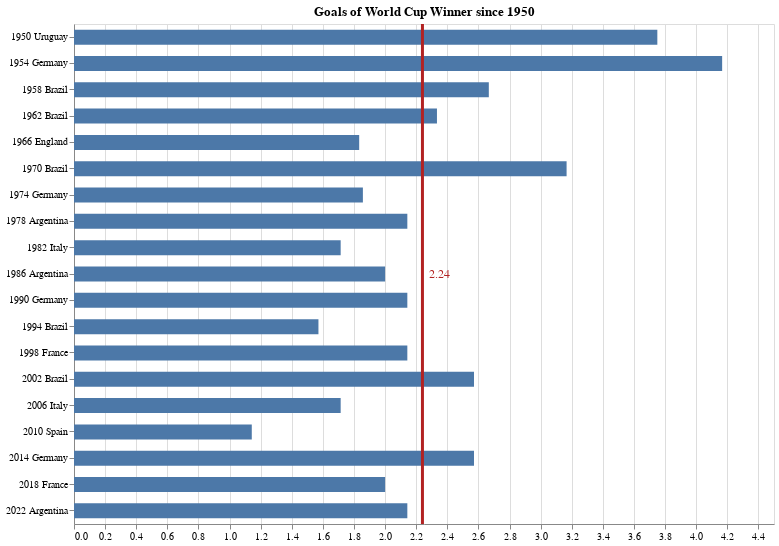

This figure's notebook cell:
### Markdown cell above
**Description of the visualization (interactivity):**
1. When hovering over bars, the associated average score will show up as tooltips. <br>
<img src="https://raw.githubusercontent.com/grill/SI649-hw-interaction/main/line_tooltip.gif?raw=true" alt="drawing" width="500"/>
2. Brushing over the bars will change the opacity of the bars.
3. Brushing over the bars will generate different average score value lines. <br>
<img src="https://raw.githubusercontent.com/grill/SI649-hw-interaction/main/line_hover.gif?raw=true" alt="drawing" width="500"/>

### Code cell
##TODO: replicate vis 1 
df_goals_winners_per_match_filtered = df_goals_winners_per_match[df_goals_winners_per_match['team'] == df_goals_winners_per_match['winner']]

##base chart (define calculated and aggregated fields needed across all charts)
barchart1_1 = alt.Chart(df_goals_winners_per_match_filtered).transform_aggregate(
    mean_goals='mean(score)',
    groupby=['winner', 'year'] 
).transform_calculate(
    winner_year='datum.year + " " + datum.winner'
).mark_bar(opacity=0.6, height=15).encode(
    alt.X('mean_goals:Q', axis=alt.Axis(labels=True, title=None)),
    alt.Y('winner_year:N', axis=alt.Axis(labels=True, title=None)),
    alt.Tooltip('mean_goals:Q', format='.2f')
).properties(
    title='Goals of World Cup Winner since 1950',
    height = 500,
    width = 700,
)

##Create selections
selection1 = alt.selection_interval(encodings=["y"])
condition1 = alt.condition(selection1, alt.value(1.0), alt.value(0.6))

##Static Component - Bars

##Static Component - Vertical Line
vline1_1 = (
    alt.Chart(df_goals_winners_per_match_filtered)
    .transform_calculate(
        winner_year='datum.year + " " + datum.winner'
    )
    .transform_filter(selection1)          # 只過濾被選到的資料
    .transform_aggregate(
        mean_score='mean(score)'
    )
    .mark_rule(size=3, color="firebrick")
    .encode(
        alt.X('mean_score:Q')
    )
)
##Static Component - Text

text1_1 = (
    vline1_1
    .mark_text(
        color='firebrick',
        fontSize=12,
        align='left',
        dx=7
    )
    .encode(
        alt.Text('mean_score:Q', format='.2f')
    )
)

##Put all together
barchart1_2 = barchart1_1.add_params(selection1).encode(
    opacity = condition1
)


final_viz1 = barchart1_2 + vline1_1 + text1_1
final_viz1

### Figure 1 — Vega-Lite specification as saved in the notebook (floating-point values rounded to 4 significant figures)
{"$schema": "https://vega.github.io/schema/vega-lite/v5.20.1.json", "config": {"view": {"continuousHeight": 300, "continuousWidth": 300}}, "data": {"name": "data-21dc8d41befda26a4a19c35277ab92c0"}, "datasets": {"data-21dc8d41befda26a4a19c35277ab92c0": [{"match_id": "M-1950-15", "score": 8, "team": "Uruguay", "tournament_id": "WC-1950", "winner": "Uruguay", "year": 1950}, {"match_id": "M-1950-18", "score": 2, "team": "Uruguay", "tournament_id": "WC-1950", "winner": "Uruguay", "year": 1950}, {"match_id": "M-1950-20", "score": 3, "team": "Uruguay", "tournament_id": "WC-1950", "winner": "Uruguay", "year": 1950}, {"match_id": "M-1950-22", "score": 2, "team": "Uruguay", "tournament_id": "WC-1950", "winner": "Uruguay", "year": 1950}, {"match_id": "M-1954-07", "score": 4, "team": "Germany", "tournament_id": "WC-1954", "winner": "Germany", "year": 1954}, {"match_id": "M-1954-13", "score": 3, "team": "Germany", "tournament_id": "WC-1954", "winner": "Germany", "year": 1954}, {"match_id": "M-1954-17", "score": 7, "team": "Germany", "tournament_id": "WC-1954", "winner": "Germany", "year": 1954}, {"match_id": "M-1954-22", "score": 2, "team": "Germany", "tournament_id": "WC-1954", "winner": "Germany", "year": 1954}, {"match_id": "M-1954-24", "score": 6, "team": "Germany", "tournament_id": "WC-1954", "winner": "Germany", "year": 1954}, {"match_id": "M-1954-26", "score": 3, "team": "Germany", "tournament_id": "WC-1954", "winner": "Germany", "year": 1954}, {"match_id": "M-1958-07", "score": 3, "team": "Brazil", "tournament_id": "WC-1958", "winner": "Brazil", "year": 1958}, {"match_id": "M-1958-14", "score": 0, "team": "Brazil", "tournament_id": "WC-1958", "winner": "Brazil", "year": 1958}, {"match_id": "M-1958-23", "score": 2, "team": "Brazil", "tournament_id": "WC-1958", "winner": "Brazil", "year": 1958}, {"match_id": "M-1958-28", "score": 1, "team": "Brazil", "tournament_id": "WC-1958", "winner": "Brazil", "year": 1958}, {"match_id": "M-1958-32", "score": 5, "team": "Brazil", "tournament_id": "WC-1958", "winner": "Brazil", "year": 1958}, {"match_id": "M-1958-35", "score": 5, "team": "Brazil", "tournament_id": "WC-1958", "winner": "Brazil", "year": 1958}, {"match_id": "M-1962-03", "score": 2, "team": "Brazil", "tournament_id": "WC-1962", "winner": "Brazil", "year": 1962}, {"match_id": "M-1962-11", "score": 0, "team": "Brazil", "tournament_id": "WC-1962", "winner": "Brazil", "year": 1962}, {"match_id": "M-1962-19", "score": 2, "team": "Brazil", "tournament_id": "WC-1962", "winner": "Brazil", "year": 1962}, {"match_id": "M-1962-25", "score": 3, "team": "Brazil", "tournament_id": "WC-1962", "winner": "Brazil", "year": 1962}, {"match_id": "M-1962-29", "score": 4, "team": "Brazil", "tournament_id": "WC-1962", "winner": "Brazil", "year": 1962}, {"match_id": "M-1962-32", "score": 3, "team": "Brazil", "tournament_id": "WC-1962", "winner": "Brazil", "year": 1962}, {"match_id": "M-1966-01", "score": 0, "team": "England", "tournament_id": "WC-1966", "winner": "England", "year": 1966}, {"match_id": "M-1966-16", "score": 2, "team": "England", "tournament_id": "WC-1966", "winner": "England", "year": 1966}, {"match_id": "M-1966-21", "score": 2, "team": "England", "tournament_id": "WC-1966", "winner": "England", "year": 1966}, {"match_id": "M-1966-25", "score": 1, "team": "England", "tournament_id": "WC-1966", "winner": "England", "year": 1966}, {"match_id": "M-1966-30", "score": 2, "team": "England", "tournament_id": "WC-1966", "winner": "England", "year": 1966}, {"match_id": "M-1966-32", "score": 4, "team": "England", "tournament_id": "WC-1966", "winner": "England", "year": 1966}, {"match_id": "M-1970-07", "score": 4, "team": "Brazil", "tournament_id": "WC-1970", "winner": "Brazil", "year": 1970}, {"match_id": "M-1970-15", "score": 1, "team": "Brazil", "tournament_id": "WC-1970", "winner": "Brazil", "year": 1970}, {"match_id": "M-1970-19", "score": 3, "team": "Brazil", "tournament_id": "WC-1970", "winner": "Brazil", "year": 1970}, {"match_id": "M-1970-25", "score": 4, "team": "Brazil", "tournament_id": "WC-1970", "winner": "Brazil", "year": 1970}, {"match_id": "M-1970-29", "score": 3, "team": "Brazil", "tournament_id": "WC-1970", "winner": "Brazil", "year": 1970}, {"match_id": "M-1970-32", "score": 4, "team": "Brazil", "tournament_id": "WC-1970", "winner": "Brazil", "year": 1970}, {"match_id": "M-1974-02", "score": 1, "team": "Germany", "tournament_id": "WC-1974", "winner": "Germany", "year": 1974}, {"match_id": "M-1974-09", "score": 3, "team": "Germany", "tournament_id": "WC-1974", "winner": "Germany", "year": 1974}, {"match_id": "M-1974-20", "score": 0, "team": "Germany", "tournament_id": "WC-1974", "winner": "Germany", "year": 1974}, {"match_id": "M-1974-25", "score": 2, "team": "Germany", "tournament_id": "WC-1974", "winner": "Germany", "year": 1974}, {"match_id": "M-1974-32", "score": 4, "team": "Germany", "tournament_id": "WC-1974", "winner": "Germany", "year": 1974}, {"match_id": "M-1974-33", "score": 1, "team": "Germany", "tournament_id": "WC-1974", "winner": "Germany", "year": 1974}, {"match_id": "M-1974-38", "score": 2, "team": "Germany", "tournament_id": "WC-1974", "winner": "Germany", "year": 1974}, {"match_id": "M-1978-04", "score": 2, "team": "Argentina", "tournament_id": "WC-1978", "winner": "Argentina", "year": 1978}, {"match_id": "M-1978-12", "score": 2, "team": "Argentina", "tournament_id": "WC-1978", "winner": "Argentina", "year": 1978}, {"match_id": "M-1978-20", "score": 0, "team": "Argentina", "tournament_id": "WC-1978", "winner": "Argentina", "year": 1978}, {"match_id": "M-1978-28", "score": 2, "team": "Argentina", "tournament_id": "WC-1978", "winner": "Argentina", "year": 1978}, {"match_id": "M-1978-32", "score": 0, "team": "Argentina", "tournament_id": "WC-1978", "winner": "Argentina", "year": 1978}, {"match_id": "M-1978-36", "score": 6, "team": "Argentina", "tournament_id": "WC-1978", "winner": "Argentina", "year": 1978}, {"match_id": "M-1978-38", "score": 3, "team": "Argentina", "tournament_id": "WC-1978", "winner": "Argentina", "year": 1978}, {"match_id": "M-1982-02", "score": 0, "team": "Italy", "tournament_id": "WC-1982", "winner": "Italy", "year": 1982}, {"match_id": "M-1982-13", "score": 1, "team": "Italy", "tournament_id": "WC-1982", "winner": "Italy", "year": 1982}, {"match_id": "M-1982-28", "score": 1, "team": "Italy", "tournament_id": "WC-1982", "winner": "Italy", "year": 1982}, {"match_id": "M-1982-39", "score": 2, "team": "Italy", "tournament_id": "WC-1982", "winner": "Italy", "year": 1982}, {"match_id": "M-1982-47", "score": 3, "team": "Italy", "tournament_id": "WC-1982", "winner": "Italy", "year": 1982}, {"match_id": "M-1982-49", "score": 2, "team": "Italy", "tournament_id": "WC-1982", "winner": "Italy", "year": 1982}, {"match_id": "M-1982-52", "score": 3, "team": "Italy", "tournament_id": "WC-1982", "winner": "Italy", "year": 1982}, {"match_id": "M-1986-04", "score": 3, "team": "Argentina", "tournament_id": "WC-1986", "winner": "Argentina", "year": 1986}, {"match_id": "M-1986-13", "score": 1, "team": "Argentina", "tournament_id": "WC-1986", "winner": "Argentina", "year": 1986}, {"match_id": "M-1986-27", "score": 2, "team": "Argentina", "tournament_id": "WC-1986", "winner": "Argentina", "year": 1986}, {"match_id": "M-1986-40", "score": 1, "team": "Argentina", "tournament_id": "WC-1986", "winner": "Argentina", "year": 1986}, {"match_id": "M-1986-47", "score": 2, "team": "Argentina", "tournament_id": "WC-1986", "winner": "Argentina", "year": 1986}, {"match_id": "M-1986-50", "score": 2, "team": "Argentina", "tournament_id": "WC-1986", "winner": "Argentina", "year": 1986}, {"match_id": "M-1986-52", "score": 3, "team": "Argentina", "tournament_id": "WC-1986", "winner": "Argentina", "year": 1986}, {"match_id": "M-1990-07", "score": 4, "team": "Germany", "tournament_id": "WC-1990", "winner": "Germany", "year": 1990}, {"match_id": "M-1990-18", "score": 5, "team": "Germany", "tournament_id": "WC-1990", "winner": "Germany", "year": 1990}, {"match_id": "M-1990-27", "score": 1, "team": "Germany", "tournament_id": "WC-1990", "winner": "Germany", "year": 1990}, {"match_id": "M-1990-40", "score": 2, "team": "Germany", "tournament_id": "WC-1990", "winner": "Germany", "year": 1990}, {"match_id": "M-1990-47", "score": 1, "team": "Germany", "tournament_id": "WC-1990", "winner": "Germany", "year": 1990}, {"match_id": "M-1990-50", "score": 1, "team": "Germany", "tournament_id": "WC-1990", "winner": "Germany", "year": 1990}, {"match_id": "M-1990-52", "score": 1, "team": "Germany", "tournament_id": "WC-1990", "winner": "Germany", "year": 1990}, {"match_id": "M-1994-09", "score": 2, "team": "Brazil", "tournament_id": "WC-1994", "winner": "Brazil", "year": 1994}, {"match_id": "M-1994-19", "score": 3, "team": "Brazil", "tournament_id": "WC-1994", "winner": "Brazil", "year": 1994}, {"match_id": "M-1994-32", "score": 1, "team": "Brazil", "tournament_id": "WC-1994", "winner": "Brazil", "year": 1994}, {"match_id": "M-1994-42", "score": 1, "team": "Brazil", "tournament_id": "WC-1994", "winner": "Brazil", "year": 1994}, {"match_id": "M-1994-46", "score": 3, "team": "Brazil", "tournament_id": "WC-1994", "winner": "Brazil", "year": 1994}, {"match_id": "M-1994-50", "score": 1, "team": "Brazil", "tournament_id": "WC-1994", "winner": "Brazil", "year": 1994}, {"match_id": "M-1994-52", "score": 0, "team": "Brazil", "tournament_id": "WC-1994", "winner": "Brazil", "year": 1994}, {"match_id": "M-1998-07", "score": 3, "team": "France", "tournament_id": "WC-1998", "winner": "France", "year": 1998}, {"match_id": "M-1998-22", "score": 4, "team": "France", "tournament_id": "WC-1998", "winner": "France", "year": 1998}, {"match_id": "M-1998-37", "score": 2, "team": "France", "tournament_id": "WC-1998", "winner": "France", "year": 1998}, {"match_id": "M-1998-51", "score": 1, "team": "France", "tournament_id": "WC-1998", "winner": "France", "year": 1998}, {"match_id": "M-1998-57", "score": 0, "team": "France", "tournament_id": "WC-1998", "winner": "France", "year": 1998}, {"match_id": "M-1998-62", "score": 2, "team": "France", "tournament_id": "WC-1998", "winner": "France", "year": 1998}, {"match_id": "M-1998-64", "score": 3, "team": "France", "tournament_id": "WC-1998", "winner": "France", "year": 1998}, {"match_id": "M-2002-10", "score": 2, "team": "Brazil", "tournament_id": "WC-2002", "winner": "Brazil", "year": 2002}, {"match_id": "M-2002-26", "score": 4, "team": "Brazil", "tournament_id": "WC-2002", "winner": "Brazil", "year": 2002}, {"match_id": "M-2002-41", "score": 5, "team": "Brazil", "tournament_id": "WC-2002", "winner": "Brazil", "year": 2002}, {"match_id": "M-2002-54", "score": 2, "team": "Brazil", "tournament_id": "WC-2002", "winner": "Brazil", "year": 2002}, {"match_id": "M-2002-57", "score": 2, "team": "Brazil", "tournament_id": "WC-2002", "winner": "Brazil", "year": 2002}, {"match_id": "M-2002-62", "score": 1, "team": "Brazil", "tournament_id": "WC-2002", "winner": "Brazil", "year": 2002}, {"match_id": "M-2002-64", "score": 2, "team": "Brazil", "tournament_id": "WC-2002", "winner": "Brazil", "year": 2002}, {"match_id": "M-2006-11", "score": 2, "team": "Italy", "tournament_id": "WC-2006", "winner": "Italy", "year": 2006}, {"match_id": "M-2006-26", "score": 1, "team": "Italy", "tournament_id": "WC-2006", "winner": "Italy", "year": 2006}, {"match_id": "M-2006-41", "score": 2, "team": "Italy", "tournament_id": "WC-2006", "winner": "Italy", "year": 2006}, {"match_id": "M-2006-53", "score": 1, "team": "Italy", "tournament_id": "WC-2006", "winner": "Italy", "year": 2006}, {"match_id": "M-2006-58", "score": 3, "team": "Italy", "tournament_id": "WC-2006", "winner": "Italy", "year": 2006}, {"match_id": "M-2006-61", "score": 2, "team": "Italy", "tournament_id": "WC-2006", "winner": "Italy", "year": 2006}, {"match_id": "M-2006-64", "score": 1, "team": "Italy", "tournament_id": "WC-2006", "winner": "Italy", "year": 2006}, {"match_id": "M-2010-16", "score": 0, "team": "Spain", "tournament_id": "WC-2010", "winner": "Spain", "year": 2010}, {"match_id": "M-2010-32", "score": 2, "team": "Spain", "tournament_id": "WC-2010", "winner": "Spain", "year": 2010}, {"match_id": "M-2010-47", "score": 2, "team": "Spain", "tournament_id": "WC-2010", "winner": "Spain", "year": 2010}, {"match_id": "M-2010-56", "score": 1, "team": "Spain", "tournament_id": "WC-2010", "winner": "Spain", "year": 2010}, {"match_id": "M-2010-60", "score": 1, "team": "Spain", "tournament_id": "WC-2010", "winner": "Spain", "year": 2010}, {"match_id": "M-2010-62", "score": 1, "team": "Spain", "tournament_id": "WC-2010", "winner": "Spain", "year": 2010}, {"match_id": "M-2010-64", "score": 1, "team": "Spain", "tournament_id": "WC-2010", "winner": "Spain", "year": 2010}, {"match_id": "M-2014-12", "score": 4, "team": "Germany", "tournament_id": "WC-2014", "winner": "Germany", "year": 2014}, {"match_id": "M-2014-28", "score": 2, "team": "Germany", "tournament_id": "WC-2014", "winner": "Germany", "year": 2014}, {"match_id": "M-2014-46", "score": 1, "team": "Germany", "tournament_id": "WC-2014", "winner": "Germany", "year": 2014}, {"match_id": "M-2014-54", "score": 2, "team": "Germany", "tournament_id": "WC-2014", "winner": "Germany", "year": 2014}, {"match_id": "M-2014-57", "score": 1, "team": "Germany", "tournament_id": "WC-2014", "winner": "Germany", "year": 2014}, {"match_id": "M-2014-61", "score": 7, "team": "Germany", "tournament_id": "WC-2014", "winner": "Germany", "year": 2014}, {"match_id": "M-2014-64", "score": 1, "team": "Germany", "tournament_id": "WC-2014", "winner": "Germany", "year": 2014}, {"match_id": "M-2018-05", "score": 2, "team": "France", "tournament_id": "WC-2018", "winner": "France", "year": 2018}, {"match_id": "M-2018-22", "score": 1, "team": "France", "tournament_id": "WC-2018", "winner": "France", "year": 2018}, {"match_id": "M-2018-38", "score": 0, "team": "France", "tournament_id": "WC-2018", "winner": "France", "year": 2018}, {"match_id": "M-2018-49", "score": 4, "team": "France", "tournament_id": "WC-2018", "winner": "France", "year": 2018}, {"match_id": "M-2018-57", "score": 2, "team": "France", "tournament_id": "WC-2018", "winner": "France", "year": 2018}, {"match_id": "M-2018-61", "score": 1, "team": "France", "tournament_id": "WC-2018", "winner": "France", "year": 2018}, {"match_id": "M-2018-64", "score": 4, "team": "France", "tournament_id": "WC-2018", "winner": "France", "year": 2018}, {"match_id": "M-2022-05", "score": 1, "team": "Argentina", "tournament_id": "WC-2022", "winner": "Argentina", "year": 2022}, {"match_id": "M-2022-24", "score": 2, "team": "Argentina", "tournament_id": "WC-2022", "winner": "Argentina", "year": 2022}, {"match_id": "M-2022-39", "score": 2, "team": "Argentina", "tournament_id": "WC-2022", "winner": "Argentina", "year": 2022}, {"match_id": "M-2022-50", "score": 2, "team": "Argentina", "tournament_id": "WC-2022", "winner": "Argentina", "year": 2022}, {"match_id": "M-2022-58", "score": 2, "team": "Argentina", "tournament_id": "WC-2022", "winner": "Argentina", "year": 2022}, {"match_id": "M-2022-61", "score": 3, "team": "Argentina", "tournament_id": "WC-2022", "winner": "Argentina", "year": 2022}, {"match_id": "M-2022-64", "score": 3, "team": "Argentina", "tournament_id": "WC-2022", "winner": "Argentina", "year": 2022}]}, "height": 500, "layer": [{"encoding": {"opacity": {"condition": {"param": "param_45", "value": 1}, "value": 0.6}, "tooltip": {"field": "mean_goals", "format": ".2f", "type": "quantitative"}, "x": {"axis": {"labels": true, "title": null}, "field": "mean_goals", "type": "quantitative"}, "y": {"axis": {"labels": true, "title": null}, "field": "winner_year", "type": "nominal"}}, "mark": {"height": 15, "opacity": 0.6, "type": "bar"}, "name": "view_57", "title": "Goals of World Cup Winner since 1950", "transform": [{"aggregate": [{"as": "mean_goals", "field": "score", "op": "mean"}], "groupby": ["winner", "year"]}, {"as": "winner_year", "calculate": "datum.year + \" \" + datum.winner"}]}, {"encoding": {"x": {"field": "mean_score", "type": "quantitative"}}, "mark": {"color": "firebrick", "size": 3, "type": "rule"}, "transform": [{"as": "winner_year", "calculate": "datum.year + \" \" + datum.winner"}, {"filter": {"param": "param_45"}}, {"aggregate": [{"as": "mean_score", "field": "score", "op": "mean"}]}]}, {"encoding": {"text": {"field": "mean_score", "format": ".2f", "type": "quantitative"}, "x": {"field": "mean_score", "type": "quantitative"}}, "mark": {"align": "left", "color": "firebrick", "dx": 7, "fontSize": 12, "type": "text"}, "transform": [{"as": "winner_year", "calculate": "datum.year + \" \" + datum.winner"}, {"filter": {"param": "param_45"}}, {"aggregate": [{"as": "mean_score", "field": "score", "op": "mean"}]}]}], "params": [{"name": "param_45", "select": {"encodings": ["y"], "type": "interval"}, "views": ["view_57"]}], "width": 700}
